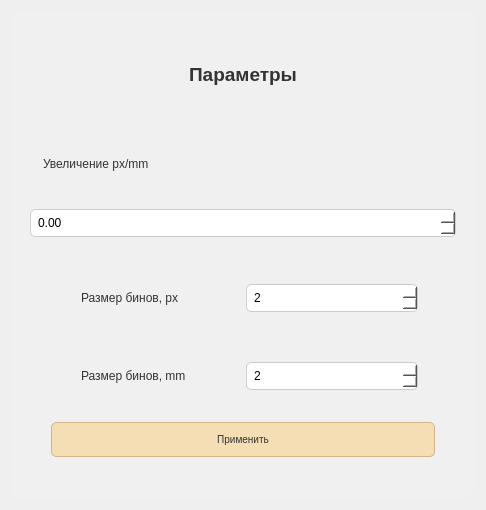
<?xml version="1.0" encoding="UTF-8"?>
<ui version="4.0">
 <class>Dialog</class>
 <widget class="QDialog" name="Dialog">
  <property name="geometry">
   <rect>
    <x>0</x>
    <y>0</y>
    <width>486</width>
    <height>510</height>
   </rect>
  </property>
  <property name="windowTitle">
   <string>Dialog</string>
  </property>
  <property name="styleSheet">
   <string notr="true">QFrame {
    background-color: #f0f0f0;
    border-radius: 10px;
    padding: 10px;
}

QLabel {
    color: #333333;
}

QDoubleSpinBox, QSpinBox, QPushButton {
    background-color: #ffffff;
    border: 1px solid #cccccc;
    border-radius: 5px;
    padding: 5px;
}

QPushButton {
    background-color: #F5DEB3; /* Пшеничный цвет */
    color: #333333;
    border: 1px solid #D2B48C; /* Темный пшеничный цвет для границы */
    border-radius: 5px;
    padding: 10px 20px;
    text-align: center;
    text-decoration: none;
    display: inline-block;
    font-size: 10px;
    margin: 4px 2px;
    cursor: pointer;
}

QPushButton:hover {
    background-color: #ECD5B5; /* Более темный оттенок пшеничного для hover */
}
</string>
  </property>
  <layout class="QGridLayout" name="gridLayout">
   <item row="0" column="0">
    <widget class="QFrame" name="frame">
     <property name="frameShape">
      <enum>QFrame::StyledPanel</enum>
     </property>
     <property name="frameShadow">
      <enum>QFrame::Raised</enum>
     </property>
     <layout class="QVBoxLayout" name="verticalLayout">
      <item>
       <widget class="QFrame" name="frame_2">
        <property name="frameShape">
         <enum>QFrame::StyledPanel</enum>
        </property>
        <property name="frameShadow">
         <enum>QFrame::Raised</enum>
        </property>
        <layout class="QHBoxLayout" name="horizontalLayout">
         <item>
          <widget class="QLabel" name="label">
           <property name="minimumSize">
            <size>
             <width>0</width>
             <height>50</height>
            </size>
           </property>
           <property name="font">
            <font>
             <pointsize>14</pointsize>
             <weight>75</weight>
             <bold>true</bold>
            </font>
           </property>
           <property name="text">
            <string>Параметры</string>
           </property>
           <property name="alignment">
            <set>Qt::AlignCenter</set>
           </property>
          </widget>
         </item>
        </layout>
       </widget>
      </item>
      <item>
       <widget class="QLabel" name="label_2">
        <property name="font">
         <font>
          <pointsize>9</pointsize>
         </font>
        </property>
        <property name="text">
         <string>Увеличение px/mm</string>
        </property>
       </widget>
      </item>
      <item>
       <widget class="QDoubleSpinBox" name="user_zoom"/>
      </item>
      <item>
       <widget class="QFrame" name="frame_6">
        <property name="frameShape">
         <enum>QFrame::StyledPanel</enum>
        </property>
        <property name="frameShadow">
         <enum>QFrame::Raised</enum>
        </property>
        <layout class="QVBoxLayout" name="verticalLayout_8">
         <item>
          <widget class="QFrame" name="frame_13">
           <property name="frameShape">
            <enum>QFrame::StyledPanel</enum>
           </property>
           <property name="frameShadow">
            <enum>QFrame::Raised</enum>
           </property>
           <layout class="QHBoxLayout" name="horizontalLayout_8">
            <item>
             <widget class="QLabel" name="label_13">
              <property name="font">
               <font>
                <pointsize>9</pointsize>
               </font>
              </property>
              <property name="text">
               <string>Размер бинов, px</string>
              </property>
             </widget>
            </item>
            <item>
             <widget class="QSpinBox" name="bins_px_4">
              <property name="value">
               <number>2</number>
              </property>
             </widget>
            </item>
           </layout>
          </widget>
         </item>
         <item>
          <widget class="QFrame" name="frame_14">
           <property name="frameShape">
            <enum>QFrame::StyledPanel</enum>
           </property>
           <property name="frameShadow">
            <enum>QFrame::Raised</enum>
           </property>
           <layout class="QHBoxLayout" name="horizontalLayout_9">
            <item>
             <widget class="QLabel" name="label_14">
              <property name="font">
               <font>
                <pointsize>9</pointsize>
               </font>
              </property>
              <property name="text">
               <string>Размер бинов, mm</string>
              </property>
             </widget>
            </item>
            <item>
             <widget class="QSpinBox" name="bins_mm_4">
              <property name="value">
               <number>2</number>
              </property>
             </widget>
            </item>
           </layout>
          </widget>
         </item>
         <item>
          <widget class="QPushButton" name="apply_4">
           <property name="font">
            <font>
             <pointsize>9</pointsize>
             <underline>false</underline>
             <strikeout>false</strikeout>
            </font>
           </property>
           <property name="styleSheet">
            <string notr="true">font: 9pt &quot;MS Shell Dlg 2&quot;;</string>
           </property>
           <property name="text">
            <string>Применить</string>
           </property>
          </widget>
         </item>
        </layout>
       </widget>
      </item>
     </layout>
    </widget>
   </item>
  </layout>
 </widget>
 <resources/>
 <connections/>
</ui>
